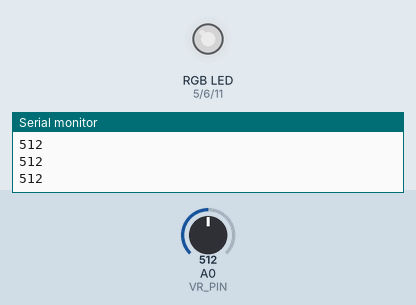
Bench run of a sketch on a simulated Arduino Uno, built with avr-gcc and run on an emulated ATmega328P. On the bench: an RGB LED mixed from three pins (HIGH = lit), the last lines printed to the serial monitor. The test bench sets the inputs (shaded band); at power-on: A0 (VR_PIN) = 512. Dim RGB values are drawn brighter than linear.

Above: at 1.2 s.
1.3 s: A0 (VR_PIN) set to 716
At 2.5 s:
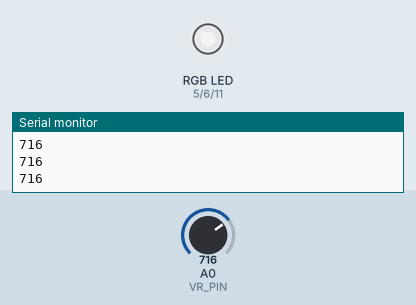
2.8 s: A0 (VR_PIN) set to 900
At 3.8 s:
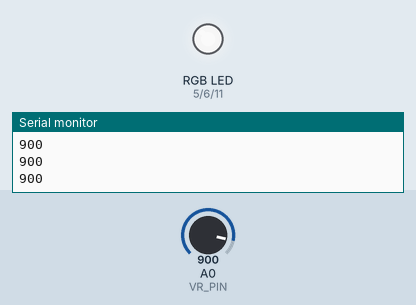
4.3 s: A0 (VR_PIN) set to 122
At 4.9 s:
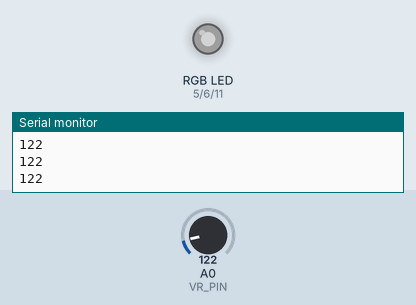
5.8 s: A0 (VR_PIN) set to 10
At 6.1 s:
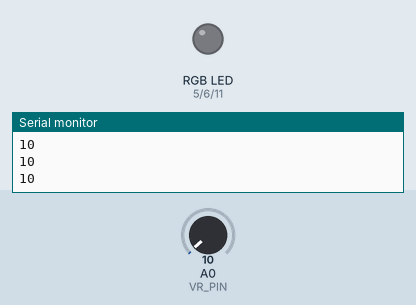
Timing chart, 0 to 8.3 s (numbered marks = the images above; inputs shaded):
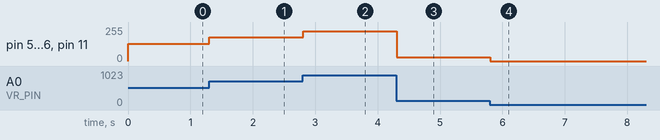

Measured:
- after the input at 1.3 s, pin 5 (LED_RED), pin 6 (LED_GREEN), pin 11 (LED_BLUE): 128/255 → 179/255 at once
- after the input at 2.8 s, pin 5 (LED_RED), pin 6 (LED_GREEN), pin 11 (LED_BLUE): 179/255 → 225/255 at once
- after the input at 4.3 s, pin 5 (LED_RED), pin 6 (LED_GREEN), pin 11 (LED_BLUE): 225/255 → 30/255 at once
- after the input at 5.8 s, pin 5 (LED_RED), pin 6 (LED_GREEN), pin 11 (LED_BLUE): 30/255 → 0/255 at once

The sketch:

3_2_2.ino
```cpp
#define LED_RED 5
#define LED_GREEN 6
#define LED_BLUE  11
#define VR_PIN  A0

void setup() {
  Serial.begin(9600);
}

void loop() {
  int vrValue = analogRead(VR_PIN);
  Serial.println(vrValue);

  ledBrightSet(vrValue / 4);
}

void ledBrightSet(int value)
{
  if (value >= 20)
  {
    analogWrite(LED_RED, value);
    analogWrite(LED_GREEN, value);
    analogWrite(LED_BLUE, value);
  }
  else
  {
    analogWrite(LED_RED, 0);
    analogWrite(LED_GREEN, 0);
    analogWrite(LED_BLUE, 0);
  }
}
//3_2_2.ino
```
